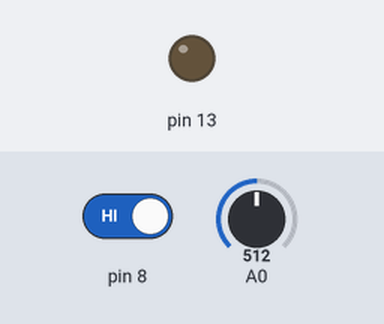
The sketch below on a simulated Arduino Uno, built with avr-gcc and run on an emulated ATmega328P. Parts: output pins drawn as LEDs (lit = HIGH). The inputs (shaded band) are chosen by the test bench; at power-on: pin 8 HIGH, A0 = 512. What the sketch prints to the serial monitor is not drawn.

Above: at 2.2 s.
2.3 s: pin 8 driven LOW
At 3.5 s:
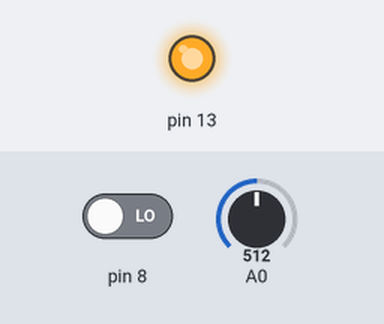
4.5 s: pin 8 driven HIGH
At 6.4 s:
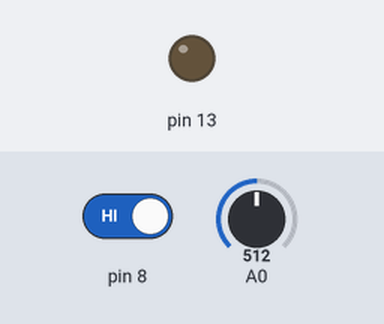
Timing chart, 0 to 7.9 s (numbered marks = the images above; inputs shaded):
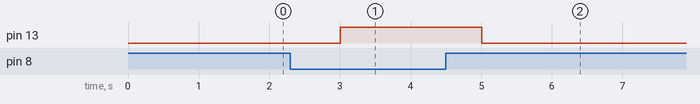

The sketch:

sketch_dec06b.ino
```cpp
#include <SoftwareSerial.h>
SoftwareSerial espSerial(5, 6);
int Relay=13;
int sensor=8;
int vol;
String str;
void setup() {
  pinMode(13,OUTPUT);
  pinMode(8,INPUT);
 pinMode(A0,INPUT);
 Serial.begin(115200);
espSerial.begin(115200);
delay(1000);
}

void loop() {
  int soil=analogRead(A0);
  Serial.println(soil);
  Serial.print("Moisture Content: ");
  Serial.print(soil);
  vol=digitalRead(8);
   if(vol==LOW){
    digitalWrite(13,HIGH);
  }
  else{
    digitalWrite(13,LOW);
  }
str =String("value is: ")+String(soil);
espSerial.println(str);
delay(1000);
  }
```

Measured:
- after the input at 2.3 s, pin 13: LOW → HIGH after 0.71 s
- after the input at 4.5 s, pin 13: HIGH → LOW after 0.51 s
